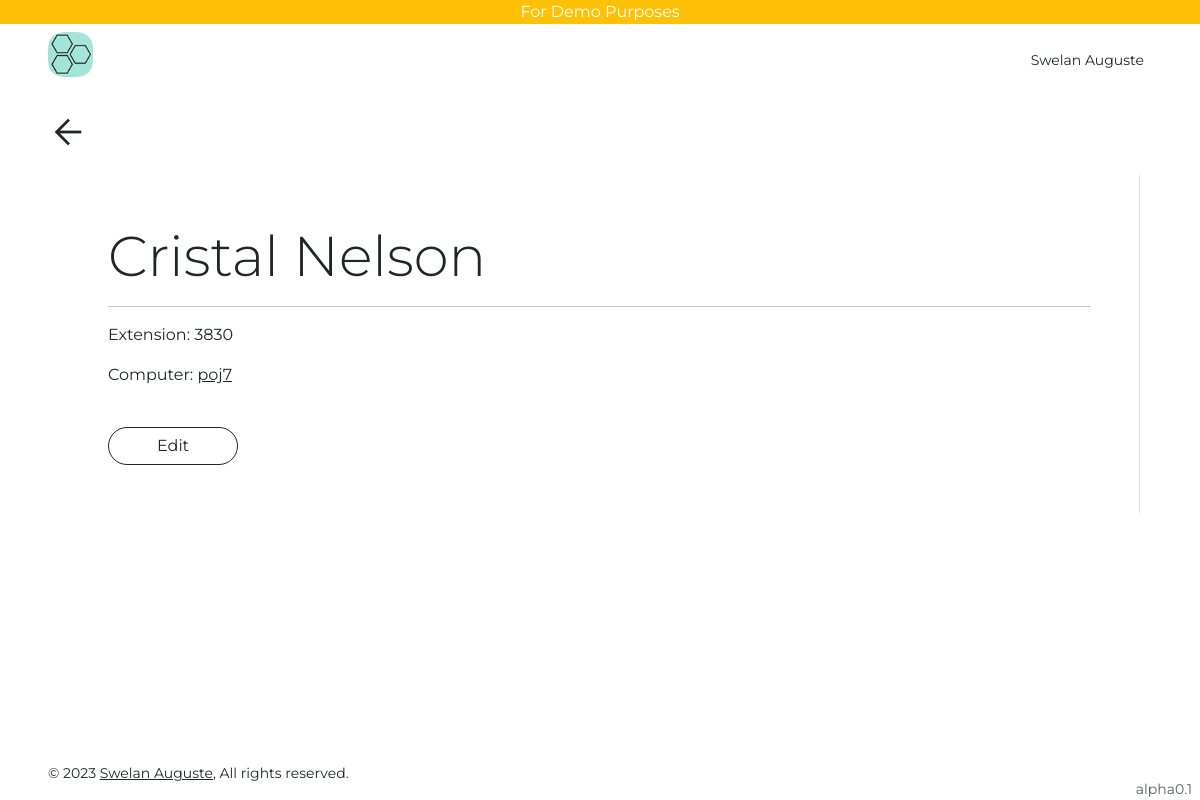
Screenshot of /employee/detail/1/ (signed in) with the database file from the repository.
### users/models.py (models this page shows, shortened)
class User(AbstractUser):
    is_viewer = models.BooleanField(default=True)
    is_admin = models.BooleanField(default=False)

class Profile(models.Model):
    user = models.OneToOneField(User, on_delete=models.CASCADE, related_name="profile")
    uid = models.UUIDField(default=uuid.uuid4, editable=False, unique=True)
    first_name = models.CharField(max_length=255)
    last_name = models.CharField(max_length=255, blank=True)
    slug = models.SlugField(max_length=255, blank=True)
    phone = models.TextField(null=True, default="+1")
    phone1 = models.TextField(blank=True)
    bio = models.TextField(blank=True)
    def get_absolute_url(self):
        return reverse("profile", kwargs={"slug": self.slug})
    def __str__(self) -> str:
        if self.first_name and self.last_name:
            return f"{self.first_name} {self.last_name}"
        return self.user.email

### inventory/models.py (models this page shows, shortened)
class Employee(models.Model):
    name = models.CharField(max_length=255)
    dept = models.ForeignKey(
        Department,
        on_delete=models.CASCADE,
        null=True,
        blank=True,
        verbose_name="department",
    )
    ext = models.CharField(max_length=20, null=True, blank=True)
    class Meta:
        ordering = ("name",)
    def __str__(self):
        return self.name

class ComputerAssignment(models.Model):
    computer = models.ForeignKey(
        Computer, on_delete=models.CASCADE, related_name="computer_assignments"
    )
    employee = models.ForeignKey(
        Employee,
        on_delete=models.CASCADE,
        null=True,
        blank=True,
        related_name="computer_assignments",
    )
    date_assigned = models.DateField(auto_now_add=True, null=True)
    date_returned = models.DateField(null=True, blank=True)

class Computer(models.Model):
    serial_number = models.CharField(max_length=255, unique=True)
    model = models.ForeignKey(ComputerModel, on_delete=models.CASCADE)
    supplier = models.ForeignKey(Supplier, on_delete=models.CASCADE)
    def get_absolute_url(self):
        return reverse("computer-detail", kwargs={"pk": self.pk})

### inventory/views.py (the view)
class EmployeeDetailView(LoginRequiredMixin, DetailView):
    model = Employee

### templates/inventory/employee_detail.html (shortened to what this page needs)
{% extends 'base.html' %}
{% block content %}
{% include 'go_back.html' %}
<div class="container">
    <div class="border-end rounded-0 p-5">
        <div class="display-4">{{object}}</div>
        <hr>
        <p>Extension: {{object.ext}}</p>
        <p>Computer: <a class="text-dark"
                href="{{object.computer_assignments.last.computer.get_absolute_url}}">
                {{object.computer_assignments.last.computer.serial_number}}</a>
        </p>
        <br>
        <a class="btn btn-outline-dark rounded-pill px-5"
            href="{% url 'employee-update' object.pk %}">Edit</a>
    </div>
</div>
{% endblock content %}

### templates/navbar.html (shortened to what this page needs)
{% load static %}
<div class="w-100 bg-warning text-center text-white">For Demo Purposes</div>
<nav class="row sticky-top bg-white">
    <div class="col">
        <div class="d-flex py-lg-2 px-lg-5 p-3 bg-white">
            <a class="h3 text-decoration-none text-dark fw-bold me-4"
                href="/">
            <img height="45rem" src="{% static 'images/favicon.ico' %}" alt=""></a>
        </div>
    </div>
    <div class="col">
        <div class="d-flex py-lg-4 px-lg-5 p-3 bg-white justify-content-end">
            {% if request.user.is_authenticated %}
            <div class="dropdown me-2">
                <a class="text-decoration-none text-dark bg-transparent border-0 small p-0 m-0"
                    type="button"
                    data-bs-toggle="dropdown"
                    aria-expanded="false">
                    <span>{{request.user.profile}}</span>
                </a>
            </div>
            {% else %}
            <a class="text-dark"
                href="{% url 'account_login' %}">Sign in</a></li>
            {% endif %}
        </div>
    </div>
</nav>

### static/css/styles.css (style rules this page uses)
html, body { font-family: 'Montserrat', sans-serif; }
body { min-height: 100vh; min-height: -webkit-fill-available; }
html { height: -webkit-fill-available; }

### rows the page displays
User: user.profile "Swelan Auguste"
Employee: name "Cristal Nelson", ext "3830", computer_assignments.last.computer.serial_number "poj7"
